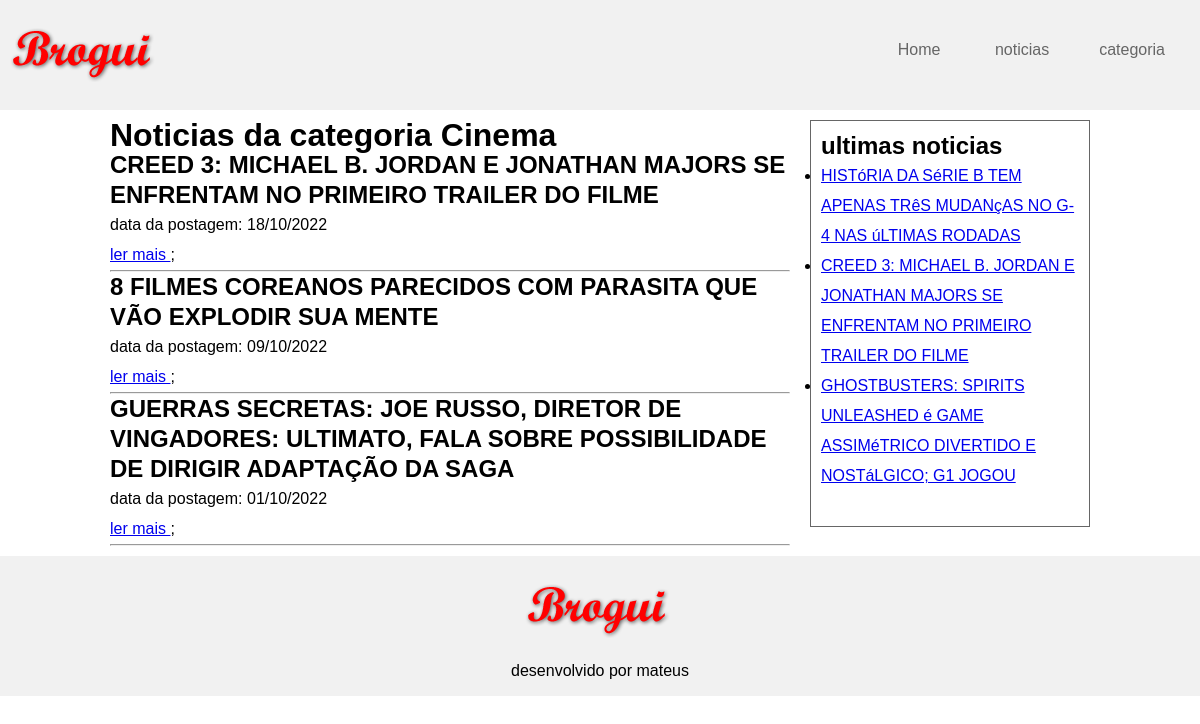
/index.php?pagina=categoria&id=6, run on the app's committed database.
### tables this page shows
CREATE TABLE `categoria` (
  `id` int(11) NOT NULL,
  `categoria` varchar(30) NOT NULL
);

CREATE TABLE `noticia` (
  `id` int(11) NOT NULL,
  `titulo` varchar(200) NOT NULL,
  `texto` longtext NOT NULL,
  `data` date NOT NULL,
  `categoria_id` int(11) NOT NULL
);

### index.php (the view, shortened to what this page needs)
<?php
    include "config.php";
?>
<!DOCTYPE html>
<html lang="pt-br">
<head>
    <link rel="stylesheet" href="css/style.css">
</head>
<body>
    <header>
        <a href="index.php" title="Home - brogui">
            <img src="imagens/logo.png" alt="brogui">
        </a>
        <nav>
            <ul>
                <li>
                    <a href="index.php?pagina=home">
                        Home
                    </a>
                </li>
                <li>
                    <a href="index.php?pagina=noticias">
                        noticias
                    </a>
                <li>
                    <a href="index.php?pagina=categorias">
                        categoria
                    </a>
                </li>
            </ul>
        </nav>
    </header>
    <main>
        <div class="grid">
            <div class="coluna">
                <?php
                    $pagina = $_GET["pagina"] ?? "home";
                    $pagina= "pages/{$pagina}.php";
                    if (file_exists($pagina)){
                        include $pagina;
                    } else{
                        include "pages/erro.php";
                    }
                ?>
            </div>
            <div class="coluna">
                <aside>
                    <h2>ultimas noticias</h2>
                    <ul>
                        <?php
                            $sql = "select * from noticia
                            order by data desc limit 3";
                            $consulta = mysqli_query($con,$sql);
                            while($dados = mysqli_fetch_array($consulta)){
                                $titulo = $dados["titulo"];
                                $id = $dados["id"];
                                $titulo = strtoupper($titulo);
                                echo"<li><a href='index.php?pagina=noticia&id={$id}'>{$titulo}</a></li>";
                            }
                        ?>
                    </ul>
                </aside>
            </div>
        </div>
    </main>
    <footer>
        <img src="imagens/logo.png" alt="brogui">
        <p>
            desenvolvido por mateus
        </p>
    </footer>
</body>
</html>

### pages/categoria.php
<?php
  $id = $_GET["id"] ?? NULL;
  $id = (int)$id;
  if(empty ($id)){
    echo "<p>categoria nao encontrada</p>";
  }else{
    $sql = "select * from categoria where id={$id}";
    $consultar = mysqli_query( $con, $sql);
    $dados = mysqli_fetch_array ($consultar);
    if( empty( $dados["categoria"])){
      echo "<p>Categoria inexistente</p>";
    }else{
    $categoria = $dados["categoria"];
    echo "<h1>Noticias da categoria {$categoria}</h1>";
      $sql = "select *, date_format(data, '%d/%m/%Y') data from noticia where categoria_id = {$id} order by data desc";
      $consulta = mysqli_query( $con, $sql);
      while( $dados = mysqli_fetch_array( $consulta)){
        $id = $dados["id"];
        $titulo = $dados["titulo"];
        $data = $dados["data"];
        echo "<h2>{$titulo}</h2>
        <p>data da postagem: {$data}</p>
        <p>
          <a href='index.php?pagina=noticia&id={$id}'>
          ler mais
          </a>;
          </p>
          <hr>";
      }
    }
  }
?>

### css/style.css (style rules this page uses)
* { margin: 0; padding: 0; }
body { font-family: arial, verdana; line-height: 30px; }
header, footer { background-color: #f1f1f1; padding: 10px; }
footer { text-align: center; }
header nav { float: right; }
header nav ul { list-style: none; }
header nav ul li { display: inline-block; margin: 25px; }
header nav ul li a { color: #666; text-decoration: none; }
.grid { display: grid; grid-template-columns: 70% 30%; }
.grid .coluna { padding: 10px; }
aside { border: 1px solid #666; padding: 10px; }
aside ul { margin-bottom: 25px; }
main { width: 1000px; margin: auto; }

### data on the page
categoria: categoria "Cinema"
noticia: titulo "CREED 3: MICHAEL B. JORDAN E JONATHAN MAJORS SE ENFRENTAM NO PRIMEIRO TRAILER DO FILME", data "18/10/2022"
noticia: titulo "8 FILMES COREANOS PARECIDOS COM PARASITA QUE VÃO EXPLODIR SUA MENTE", data "09/10/2022"
noticia: titulo "GUERRAS SECRETAS: JOE RUSSO, DIRETOR DE VINGADORES: ULTIMATO, FALA SOBRE POSSIBILIDADE DE DIRIGIR ADAPTAÇÃO DA SAGA", data "01/10/2022"
noticia: titulo "HISTóRIA DA SéRIE B TEM APENAS TRêS MUDANçAS NO G-4 NAS úLTIMAS RODADAS"
noticia: titulo "GHOSTBUSTERS: SPIRITS UNLEASHED é GAME ASSIMéTRICO DIVERTIDO E NOSTáLGICO; G1 JOGOU"
